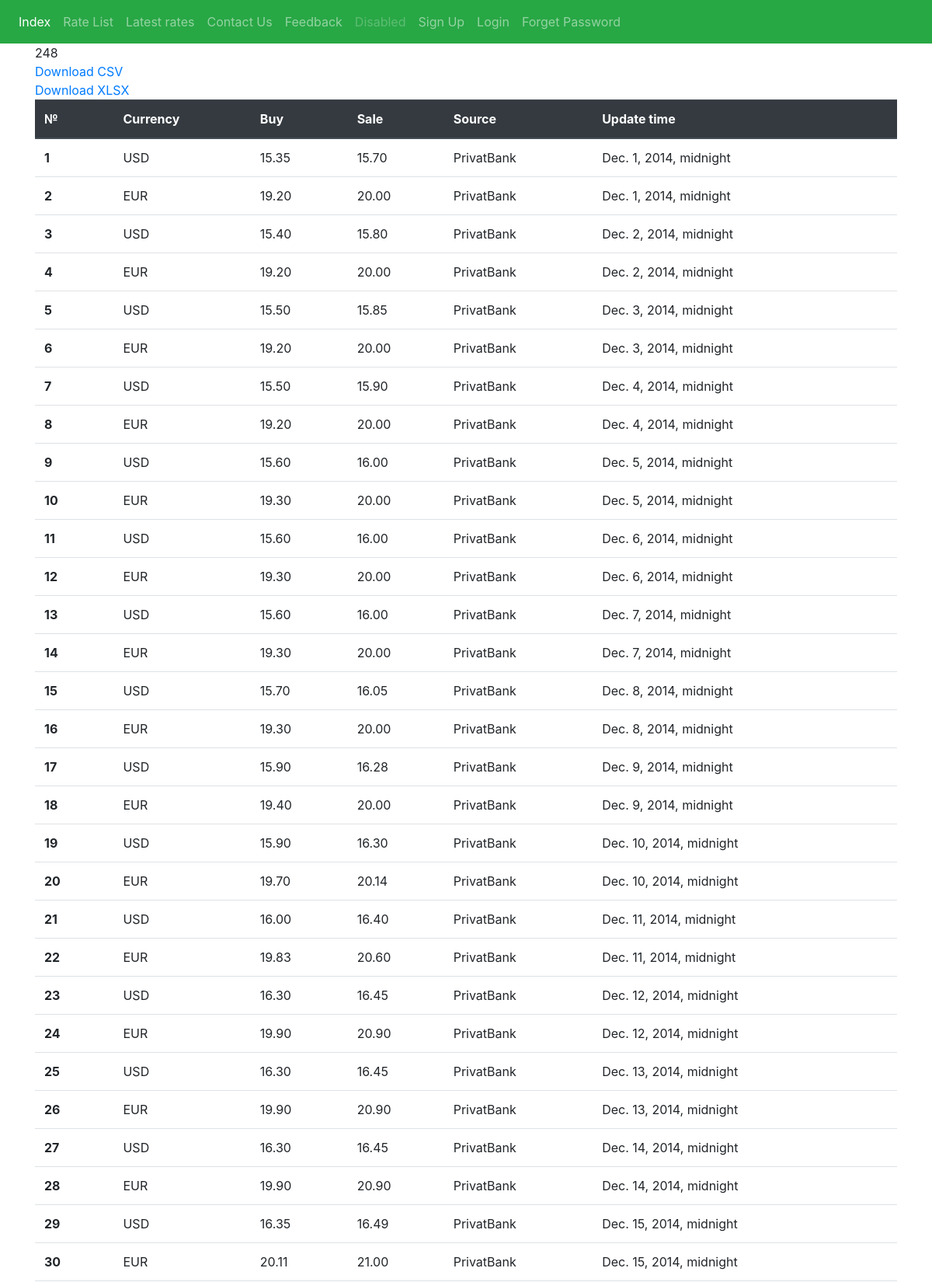
/rate/list/ (upper part), run on the app's committed database.
### rate/models.py (models this page shows)
class Rate(models.Model):
    currency = models.PositiveSmallIntegerField(choices=choices.CURRENCY_CHOISES)
    source = models.PositiveSmallIntegerField(choices=choices.SOURCE_CHOICES)
    buy = models.DecimalField(max_digits=6, decimal_places=2)
    sale = models.DecimalField(max_digits=6, decimal_places=2)
    created = models.DateTimeField(auto_now_add=True)

### rate/views.py (the view)
# urls.py: path('list/', views.RateListView.as_view(), name='list'),
class RateListView(ListView):
    queryset = Rate.objects.all()
    def get_context_data(self, *args, **kwargs):
        context = super().get_context_data(*args, **kwargs)
        context['object_count'] = context['object_list'].count()
        return context

### rate/templates/rate/rate_list.html (shortened to what this page needs)
{% extends 'base.html' %}
{% block content %}
    <div>{{ object_count }}</div>
    <div><a href="{% url 'rate:list-csv'%}"> Download CSV </a></div>
    <div><a href="{% url 'rate:list-xlsx'%}"> Download XLSX </a></div>
        <div class="row">
            <div class="col">
                <table class="table">
                    <thead class="thead-dark">
                        <tr>
                            <th scope="col">№</th>
                            <th scope="col">Currency</th>
                            <th scope="col">Buy</th>
                            <th scope="col">Sale</th>
                            <th scope="col">Source</th>
                            <th scope="col">Update time</th>
                        </tr>
                    </thead>
                    <tbody>
                        {% for rate in rate_list %}
                        <tr>
                            <th scope="row">{{ forloop.counter }}</th>
                            <td>{{ rate.get_currency_display }}</td>
                            <td>{{ rate.buy }}</td>
                            <td>{{ rate.sale }}</td>
                            <td>{{ rate.get_source_display }}</td>
                            <td>{{ rate.created }}</td>
                        </tr>
                        {% endfor %}
                    </tbody>
                </table>
            </div>
        </div>
{% endblock content %}

### data on the page
Rate: currency "USD", buy "15.35", sale "15.70", source "PrivatBank", created "Dec. 1, 2014, midnight"
Rate: currency "EUR", buy "19.20", sale "20.00", source "PrivatBank", created "Dec. 1, 2014, midnight"
Rate: currency "USD", buy "15.40", sale "15.80", source "PrivatBank", created "Dec. 2, 2014, midnight"
Rate: currency "EUR", buy "19.20", sale "20.00", source "PrivatBank", created "Dec. 2, 2014, midnight"
Rate: currency "USD", buy "15.50", sale "15.85", source "PrivatBank", created "Dec. 3, 2014, midnight"
Rate: currency "EUR", buy "19.20", sale "20.00", source "PrivatBank", created "Dec. 3, 2014, midnight"
Rate: currency "USD", buy "15.50", sale "15.90", source "PrivatBank", created "Dec. 4, 2014, midnight"
Rate: currency "EUR", buy "19.20", sale "20.00", source "PrivatBank", created "Dec. 4, 2014, midnight"
Rate: currency "USD", buy "15.60", sale "16.00", source "PrivatBank", created "Dec. 5, 2014, midnight"
Rate: currency "EUR", buy "19.30", sale "20.00", source "PrivatBank", created "Dec. 5, 2014, midnight"
Rate: currency "USD", buy "15.60", sale "16.00", source "PrivatBank", created "Dec. 6, 2014, midnight"
Rate: currency "EUR", buy "19.30", sale "20.00", source "PrivatBank", created "Dec. 6, 2014, midnight"
Rate: currency "USD", buy "15.60", sale "16.00", source "PrivatBank", created "Dec. 7, 2014, midnight"
Rate: currency "EUR", buy "19.30", sale "20.00", source "PrivatBank", created "Dec. 7, 2014, midnight"
Rate: currency "USD", buy "15.70", sale "16.05", source "PrivatBank", created "Dec. 8, 2014, midnight"
Rate: currency "EUR", buy "19.30", sale "20.00", source "PrivatBank", created "Dec. 8, 2014, midnight"
Rate: currency "USD", buy "15.90", sale "16.28", source "PrivatBank", created "Dec. 9, 2014, midnight"
Rate: currency "EUR", buy "19.40", sale "20.00", source "PrivatBank", created "Dec. 9, 2014, midnight"
Rate: currency "USD", buy "15.90", sale "16.30", source "PrivatBank", created "Dec. 10, 2014, midnight"
Rate: currency "EUR", buy "19.70", sale "20.14", source "PrivatBank", created "Dec. 10, 2014, midnight"
Rate: currency "USD", buy "16.00", sale "16.40", source "PrivatBank", created "Dec. 11, 2014, midnight"
Rate: currency "EUR", buy "19.83", sale "20.60", source "PrivatBank", created "Dec. 11, 2014, midnight"
Rate: currency "USD", buy "16.30", sale "16.45", source "PrivatBank", created "Dec. 12, 2014, midnight"
Rate: currency "EUR", buy "19.90", sale "20.90", source "PrivatBank", created "Dec. 12, 2014, midnight"
Rate: currency "USD", buy "16.30", sale "16.45", source "PrivatBank", created "Dec. 13, 2014, midnight"
Rate: currency "EUR", buy "19.90", sale "20.90", source "PrivatBank", created "Dec. 13, 2014, midnight"
Rate: currency "USD", buy "16.30", sale "16.45", source "PrivatBank", created "Dec. 14, 2014, midnight"
Rate: currency "EUR", buy "19.90", sale "20.90", source "PrivatBank", created "Dec. 14, 2014, midnight"
Rate: currency "USD", buy "16.35", sale "16.49", source "PrivatBank", created "Dec. 15, 2014, midnight"
Rate: currency "EUR", buy "20.11", sale "21.00", source "PrivatBank", created "Dec. 15, 2014, midnight"

### other printed values
{{ object_count }} "248"
